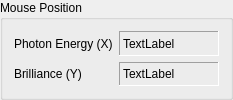
               <widget class="QGroupBox" name="groupBox_id_mouse_position">
                <property name="title">
                 <string>Mouse Position</string>
                </property>
                <layout class="QHBoxLayout" name="horizontalLayout_20">
                 <item>
                  <layout class="QVBoxLayout" name="verticalLayout_16">
                   <property name="topMargin">
                    <number>0</number>
                   </property>
                   <item>
                    <layout class="QGridLayout" name="gridLayout_10">
                     <item row="0" column="0">
                      <widget class="QLabel" name="label_16">
                       <property name="text">
                        <string>Photon Energy (X)</string>
                       </property>
                      </widget>
                     </item>
                     <item row="1" column="0">
                      <widget class="QLabel" name="label_17">
                       <property name="text">
                        <string>Brilliance (Y)</string>
                       </property>
                      </widget>
                     </item>
                     <item row="0" column="1">
                      <widget class="QLabel" name="label_id_plot_x">
                       <property name="minimumSize">
                        <size>
                         <width>100</width>
                         <height>0</height>
                        </size>
                       </property>
                       <property name="maximumSize">
                        <size>
                         <width>100</width>
                         <height>16777215</height>
                        </size>
                       </property>
                       <property name="frameShape">
                        <enum>QFrame::Panel</enum>
                       </property>
                       <property name="frameShadow">
                        <enum>QFrame::Sunken</enum>
                       </property>
                       <property name="text">
                        <string>TextLabel</string>
                       </property>
                      </widget>
                     </item>
                     <item row="1" column="1">
                      <widget class="QLabel" name="label_id_plot_y">
                       <property name="minimumSize">
                        <size>
                         <width>100</width>
                         <height>0</height>
                        </size>
                       </property>
                       <property name="maximumSize">
                        <size>
                         <width>100</width>
                         <height>16777215</height>
                        </size>
                       </property>
                       <property name="frameShape">
                        <enum>QFrame::Panel</enum>
                       </property>
                       <property name="frameShadow">
                        <enum>QFrame::Sunken</enum>
                       </property>
                       <property name="text">
                        <string>TextLabel</string>
                       </property>
                      </widget>
                     </item>
                    </layout>
                   </item>
                  </layout>
                 </item>
                </layout>
               </widget>
